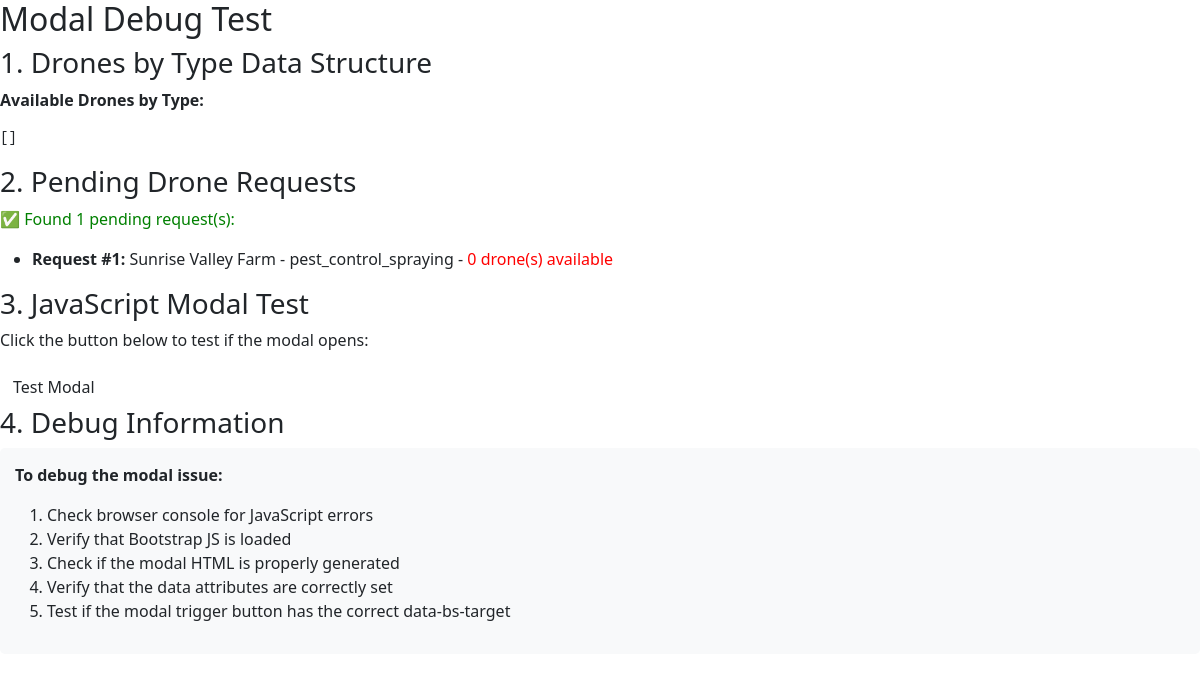
The page /test_modal_debug.php on the database its author committed.
### tables this page shows
CREATE TABLE `drone_requests` (
  `id` int(11) NOT NULL,
  `farmer_id` int(11) NOT NULL,
  `farm_id` int(11) NOT NULL,
  `drone_id` int(11) DEFAULT NULL,
  `purpose` enum('survey','pest_control_spraying','pest_control_monitoring','pest_control_biological') NOT NULL,
  `location` varchar(255) NOT NULL,
  `preferred_time` datetime NOT NULL,
  `status` enum('pending','approved','rejected','en_route','active','completed') DEFAULT 'pending',
  `approved_by` int(11) DEFAULT NULL,
  `approved_at` timestamp NULL DEFAULT NULL,
  `notes` text DEFAULT NULL,
  `result_report` text DEFAULT NULL,
  `green_points_earned` int(11) DEFAULT 0,
  `created_at` timestamp NOT NULL DEFAULT current_timestamp(),
  `updated_at` timestamp NOT NULL DEFAULT current_timestamp() ON UPDATE current_timestamp()
);

CREATE TABLE `farms` (
  `id` int(11) NOT NULL,
  `farmer_id` int(11) NOT NULL,
  `name` varchar(100) NOT NULL,
  `location` varchar(255) NOT NULL,
  `farm_type` enum('vegetable','fruit','grain','mixed') NOT NULL,
  `crops` text DEFAULT NULL,
  `soil_type` varchar(50) DEFAULT NULL,
  `status` enum('pending','approved','rejected') DEFAULT 'pending',
  `notes` text DEFAULT NULL,
  `created_at` timestamp NOT NULL DEFAULT current_timestamp(),
  `updated_at` timestamp NOT NULL DEFAULT current_timestamp() ON UPDATE current_timestamp()
);

### test_modal_debug.php (the view, shortened to what this page needs)
<?php
$database = new Database();
$db = $database->getConnection();
echo "<h2>Modal Debug Test</h2>";
echo "<h3>1. Drones by Type Data Structure</h3>";
$drones_by_type = [];
echo "<p><strong>Available Drones by Type:</strong></p>";
echo "<pre>" . json_encode($drones_by_type, JSON_PRETTY_PRINT) . "</pre>";
echo "<h3>2. Pending Drone Requests</h3>";
$requests_query = "SELECT dr.*, f.name as farm_name, u.username as farmer_name
                  FROM drone_requests dr
                  JOIN farms f ON dr.farm_id = f.id
                  JOIN users u ON dr.farmer_id = u.id
                  WHERE dr.status = 'pending'
                  ORDER BY dr.created_at DESC";
$requests_stmt = $db->prepare($requests_query);
$requests_stmt->execute();
$pending_requests = $requests_stmt->fetchAll(PDO::FETCH_ASSOC);
if(empty($pending_requests)) {
    echo "<p style='color: orange;'>⚠️ No pending drone requests found.</p>";
    echo "<p>To test the modal, you need to create a drone request first.</p>";
} else {
    echo "<p style='color: green;'>✅ Found " . count($pending_requests) . " pending request(s):</p>";
    echo "<ul>";
    foreach($pending_requests as $request) {
        $purpose_type = str_replace('pest_control_', '', $request['purpose']);
        $drone_type = $purpose_type == 'spraying' ? 'spraying' : ($purpose_type == 'monitoring' ? 'monitoring' : ($purpose_type == 'biological' ? 'biological' : 'survey'));
        $available_count = isset($drones_by_type[$drone_type]) ? count($drones_by_type[$drone_type]) : 0;
        echo "<li><strong>Request #{$request['id']}:</strong> {$request['farm_name']} - {$request['purpose']} - <span style='color: " . ($available_count > 0 ? 'green' : 'red') . ";'>{$available_count} drone(s) available</span></li>";
    }
    echo "</ul>";
}
echo "<h3>3. JavaScript Modal Test</h3>";
echo "<p>Click the button below to test if the modal opens:</p>";
echo "<button class='btn btn-blue-color' data-bs-toggle='modal' data-bs-target='#testModal'>Test Modal</button>";
echo "<h3>4. Debug Information</h3>";
echo "<div style='background: #f8f9fa; padding: 15px; border-radius: 5px;'>";
echo "<p><strong>To debug the modal issue:</strong></p>";
echo "<ol>";
echo "<li>Check browser console for JavaScript errors</li>";
echo "<li>Verify that Bootstrap JS is loaded</li>";
echo "<li>Check if the modal HTML is properly generated</li>";
echo "<li>Verify that the data attributes are correctly set</li>";
echo "<li>Test if the modal trigger button has the correct data-bs-target</li>";
echo "</ol>";
echo "</div>";
echo "
<link href='https://cdn.jsdelivr.net/npm/bootstrap@5.1.3/dist/css/bootstrap.min.css' rel='stylesheet'>
<script src='https://cdn.jsdelivr.net/npm/bootstrap@5.1.3/dist/js/bootstrap.bundle.min.js'></script>
";
?>

### rows shown on the page
drone_requests: id "1", farm.name "Sunrise Valley Farm", purpose "pest_control_spraying", purpose "0"

### other values the page prints
json_encode($drones_by_type, JSON_PRETTY_PRINT) "[]"
count($pending_requests) "1"
